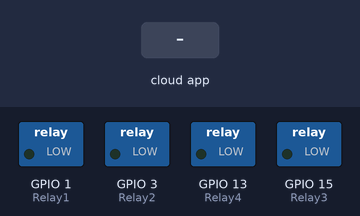
The sketch below on a simulated ESP8266 (NodeMCU). On the bench: switched loads named in the sketch (green lamp = pin HIGH). The inputs (shaded band) are chosen by the test bench. WiFi joins after 1.5 s; servers stay silent unless stated; no MQTT or app messages arrive unless stated; what the sketch prints to the serial monitor is not drawn.

Above: at 2.7 s.
2.8 s: the phone or cloud app sets relay1 to 1
At 3.4 s:
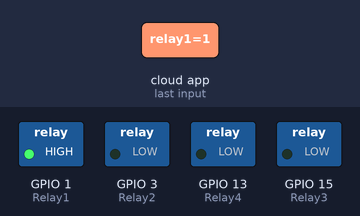
4.3 s: the phone or cloud app sets relay3 to 1
At 4.6 s:
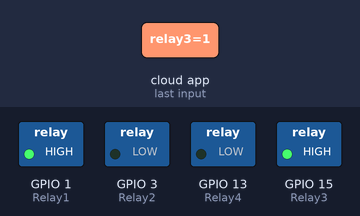
5.8 s: the phone or cloud app sets Relay4 to 1
At 7.0 s:
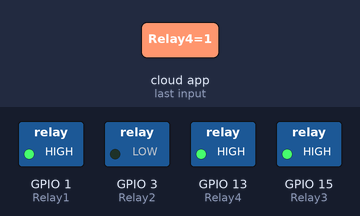
7.3 s: the phone or cloud app sets relay1 to 0
At 8.3 s:
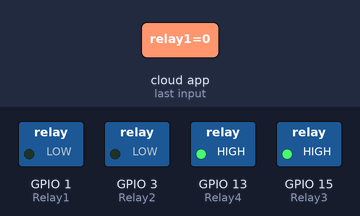
8.8 s: the phone or cloud app sets relay3 to 0
At 10.0 s:
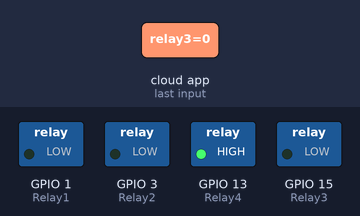
10.3 s: the phone or cloud app sets relay1 to 1
At 11.2 s:
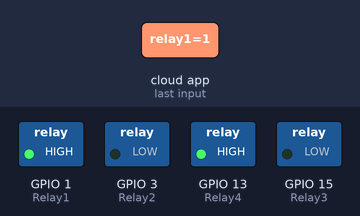
Timing chart, 0 to 12.8 s (numbered marks = the images above; inputs shaded):
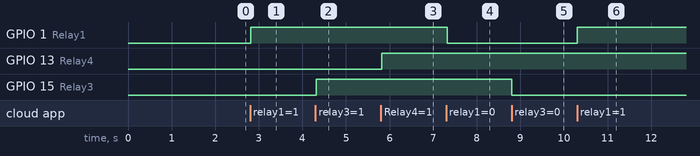

The sketch:

alarm.ino
```cpp
#include <ESP8266WiFi.h>
#include "Adafruit_MQTT.h"
#include "Adafruit_MQTT_Client.h"

#define Relay1            1
#define Relay2            3
#define Relay3            15
#define Relay4            13

#define WLAN_SSID       "Harsh"             // Your SSID
#define WLAN_PASS       "12345678"        // Your password

/************************* Adafruit.io Setup *********************************/

#define AIO_SERVER      "io.adafruit.com"
#define AIO_SERVERPORT  1883                   // use 8883 for SSL
#define AIO_USERNAME    "harshkumarhk0508"            // Replace it with your username
#define AIO_KEY         "aio_XTYU29qb2gopYmryKfvieVapJFph"   // Replace with your Project Auth Key

/************ Global State (you don't need to change this!) ******************/

// Create an ESP8266 WiFiClient class to connect to the MQTT server.
WiFiClient client;
// or... use WiFiFlientSecure for SSL
//WiFiClientSecure client;

// Setup the MQTT client class by passing in the WiFi client and MQTT server and login details.
Adafruit_MQTT_Client mqtt(&client, AIO_SERVER, AIO_SERVERPORT, AIO_USERNAME, AIO_KEY);

/****************************** Feeds ***************************************/


// Setup a feed called 'onoff' for subscribing to changes.
Adafruit_MQTT_Subscribe Light1 = Adafruit_MQTT_Subscribe(&mqtt, AIO_USERNAME"/feeds/relay1"); // FeedName
Adafruit_MQTT_Subscribe Light2 = Adafruit_MQTT_Subscribe(&mqtt, AIO_USERNAME "/feeds/relay 2");
Adafruit_MQTT_Subscribe Light3 = Adafruit_MQTT_Subscribe(&mqtt, AIO_USERNAME "/feeds/relay3");
Adafruit_MQTT_Subscribe Light4 = Adafruit_MQTT_Subscribe(&mqtt, AIO_USERNAME "/feeds/Relay4");


void MQTT_connect();

void setup() {
  Serial.begin(115200);

  pinMode(Relay1, OUTPUT);
  pinMode(Relay2, OUTPUT);
  pinMode(Relay3, OUTPUT);
  pinMode(Relay4, OUTPUT);

  // Connect to WiFi access point.
  Serial.println(); Serial.println();
  Serial.print("Connecting to ");
  Serial.println(WLAN_SSID);

  WiFi.begin(WLAN_SSID, WLAN_PASS);
  while (WiFi.status() != WL_CONNECTED) {
    delay(500);
    Serial.print(".");
  }
  Serial.println();

  Serial.println("WiFi connected");
  Serial.println("IP address: ");
  Serial.println(WiFi.localIP());


  // Setup MQTT subscription for onoff feed.
  mqtt.subscribe(&Light1);
  mqtt.subscribe(&Light3);
  mqtt.subscribe(&Light2);
  mqtt.subscribe(&Light4);
}

void loop() {

  MQTT_connect();


  Adafruit_MQTT_Subscribe *subscription;
  while ((subscription = mqtt.readSubscription(20000))) {
    if (subscription == &Light1) {
      Serial.print(F("Got: "));
      Serial.println((char *)Light1.lastread);
      int Light1_State = atoi((char *)Light1.lastread);
      digitalWrite(Relay1, Light1_State);

    }
    if (subscription == &Light2) {
      Serial.print(F("Got: "));
      Serial.println((char *)Light2.lastread);
      int Light2_State = atoi((char *)Light2.lastread);
      digitalWrite(Relay2, Light2_State);
    }
    if (subscription == &Light3) {
      Serial.print(F("Got: "));
      Serial.println((char *)Light3.lastread);
      int Light3_State = atoi((char *)Light3.lastread);
      digitalWrite(Relay3, Light3_State);
    }
    if (subscription == &Light4) {
      Serial.print(F("Got: "));
      Serial.println((char *)Light4.lastread);
      int Light4_State = atoi((char *)Light4.lastread);
      digitalWrite(Relay4, Light4_State);

    }
  }


}

void MQTT_connect() {
  int8_t ret;

  // Stop if already connected.
  if (mqtt.connected()) {
    return;
  }

  Serial.print("Connecting to MQTT... ");

  uint8_t retries = 3;

  while ((ret = mqtt.connect()) != 0) { // connect will return 0 for connected
    Serial.println(mqtt.connectErrorString(ret));
    Serial.println("Retrying MQTT connection in 5 seconds...");
    mqtt.disconnect();
    delay(5000);  // wait 5 seconds
    retries--;
    if (retries == 0) {
      // basically die and wait for WDT to reset me
      while (1);
    }
  }
  Serial.println("MQTT Connected!");

}
```

Measured:
- after the input at 2.8 s, GPIO 1 (Relay1): LOW → HIGH at once
- after the input at 4.3 s, GPIO 15 (Relay3): LOW → HIGH at once
- after the input at 5.8 s, GPIO 13 (Relay4): LOW → HIGH at once
- after the input at 7.3 s, GPIO 1 (Relay1): HIGH → LOW at once
- after the input at 8.8 s, GPIO 15 (Relay3): HIGH → LOW at once
- after the input at 10.3 s, GPIO 1 (Relay1): LOW → HIGH at once
